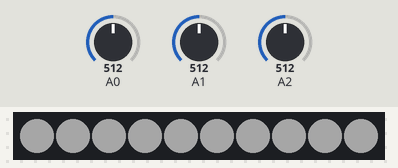
A sketch run on a simulated Arduino Mega 2560, built with avr-gcc and run on an emulated ATmega2560. Shown: 10 RGB LEDs in strip order, left to right. The test bench sets the inputs (shaded band); at power-on: A0 = 512, A1 = 512, A2 = 512. Dim RGB values are drawn brighter than linear; random numbers use the default seed unless the sketch sets one.

Above: at 1.8 s.
1.9 s: A0 set to 716
At 3.7 s:
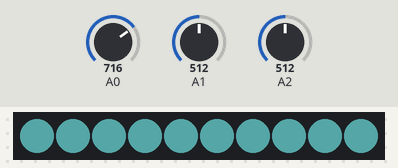
4.5 s: A1 set to 716
At 6.6 s:
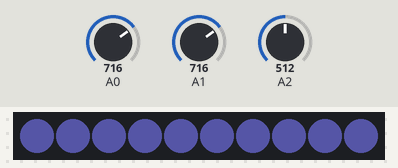
7.5 s: A2 set to 122
10.5 s: A0 set to 900
13.5 s: A2 set to 0
At 16.2 s:
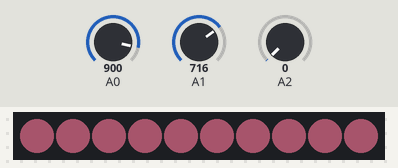
16.5 s: A1 set to 900
At 19.2 s:
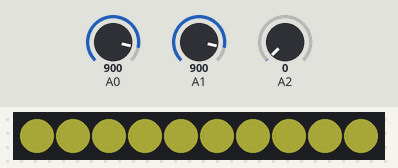
Timing chart, 0 to 20.6 s (numbered marks = the images above; inputs shaded):
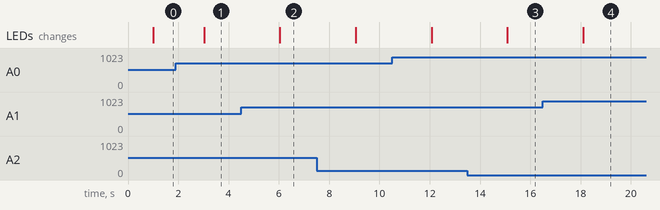

Measured:
- after the input at 1.9 s, the LEDs: change after 1.1 s (image 1)
- after the input at 4.5 s, the LEDs: change after 1.5 s (image 2)
- after the input at 13.5 s, the LEDs: change after 1.6 s (image 3)
- after the input at 16.5 s, the LEDs: change after 1.6 s (image 4)

The sketch:

_01_06_STRIPE_RANDOM_Alle_gleich.ino
```cpp
#include <Adafruit_NeoPixel.h>

// Welcher Ausgangspin steuert die LEDs ?
#define PIN            21  //MEGA

// Wieviele LEDs werden vom Arduino gesteuert ?
#define NUMPIXELS      10

// Initialisierung der LED-Kette
Adafruit_NeoPixel pixels = Adafruit_NeoPixel(NUMPIXELS, PIN, NEO_GRB + NEO_KHZ800);


// Lichtmuster 1
// Bilder Definitionen auf einem 10-LED-Stripe
int ledsA[] = {0,1,2,3,4,5,6,7,8,9};
int pincountA = 10;

int i       =0;


//Farbgruppe 1
int Rot1    =0;
int Gruen1  =0;
int Blau1   =0;

//Farbzwischenspeicher
int Rot3    =0;
int Gruen3  =0;
int Blau3   =0;

//Helligkeit der einzelnen Farben
float Rot2    =0.20; // Helligkeit 20 Prozent, max 100 Prozent (1.00)
float Gruen2  =0.20; // Helligkeit 20 Prozent, max 100 Prozent (1.00)
float Blau2   =0.20; // Helligkeit 20 Prozent, max 100 Prozent (1.00)


void setup() {
  pixels.begin(); // NeoPixel library initialisieren
}

void loop() {

 for(i=0; i< pincountA; i++)   {

   QA();    //Ansprechen Muster A

 }
  RANDOM(); // Funktion zur Farbberechnung

   delay(999);

}


// Unterprogramme für unterschiedliche Funktionen

// LED aus Lichtmuster 1 einschalten
void QA()
{

    pixels.setPixelColor(ledsA[i], pixels.Color(Rot1,Gruen1,Blau1)); // Lichtfarbe setzen

    pixels.show(); // LED mit neuer Lichtfarbe einschalten

}


  // Zufällige Farberzeugung
void RANDOM()
{


randomSeed(analogRead(0));
Rot3  = Rot1;
Rot1  = Rot2   * random(0, 255); //Farbmodulator Rot
randomSeed(analogRead(1));
Gruen3= Gruen1;
Gruen1= Gruen2 * random(0, 255); //Farbmodulator Gruen
randomSeed(analogRead(2));
Blau3 = Blau1;
Blau1 = Blau2  * random(0, 255); //Farbmodulator Blau


}
```
